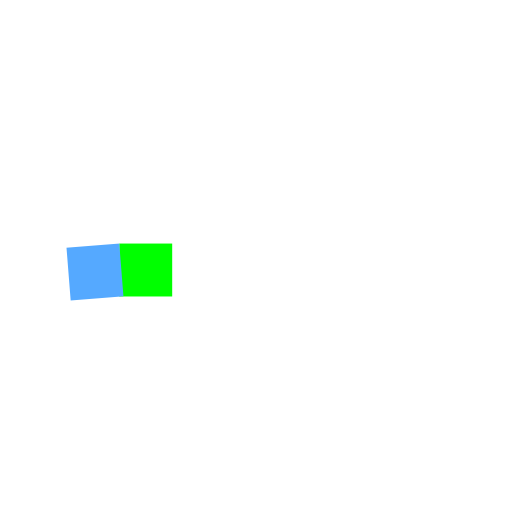
Frame 1 (no input)
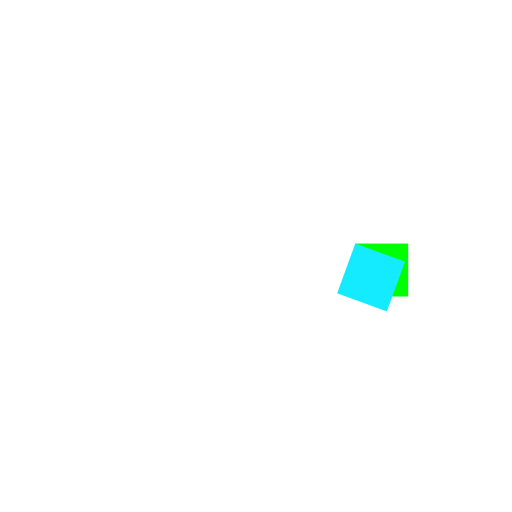
Frame 60 (the mouse pressed at the canvas centre just before this capture)
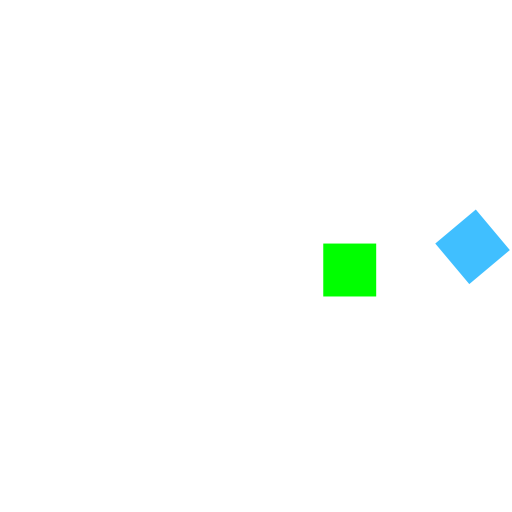
Frame 120 (the mouse held since frame 60 and released just before this capture)

The Processing sketch that drew these frames (run headless with seeded random() and noise(); from frame 60 on, the mouse is pressed at the canvas centre):

// Processing sketch: objBlock
// ── objBlock.pde
Block B, AB;
float x, y, w, h;
void setup() {
  size(512, 512);
  w = h = random(40, 60);
  x = random(0, width - w);
  y = random(0, height / 2);
  B = new Block(x, y, w, h);
  AB = new AmazingBlock(x, y, w, h);
}
void draw() {
  background(255);
  B.run();
  AB.run();
}
void keyTyped() {
  if (key == 'r') setup();
}

// ── AmazingBlock.pde
class AmazingBlock extends Block {
  float angle;
  AmazingBlock(float x, float y, float w, float h, float sx) {
    super(x, y, w, h, sx);
  }
  AmazingBlock(float x, float y, float w, float h) {
    super(x, y, w, h);
    this.angle = random(0, 360);
  }
  void display() {
    pushMatrix();
    translate(x, y);
    rotate(radians(angle));
    fill(color(angle%256, 255-angle%256, 255));
    rect(0, 0, w, h);
    popMatrix();
  }
  void move() {
    angle += 5;
    x += sx;
    if (angle >= 360) angle = 0;
    if (x > width || x < 0) sx = -sx;
  }
  void run() {
    display();
    move();
  }
}

// ── Block.pde
class Block {
  float x, y, w, h, sx;
  Block(float x, float y, float w, float h, float sx) {
    this.x = x;
    this.y = y;
    this.w = w;
    this.h = h;
    this.sx = sx;
  }
  Block(float x, float y, float w, float h) {
    this.x = x;
    this.y = y;
    this.w = w;
    this.h = h;
    this.sx = 4;
  }
  void display() {
    noStroke();
    fill(0, 255, 0);
    rect(x, y, w, h);
  }
  void move() {
    x += sx;
    
    if (x > width - w || x < 0)
      sx = -sx;
  }
  void run() {
    display();
    move();
  }
}
